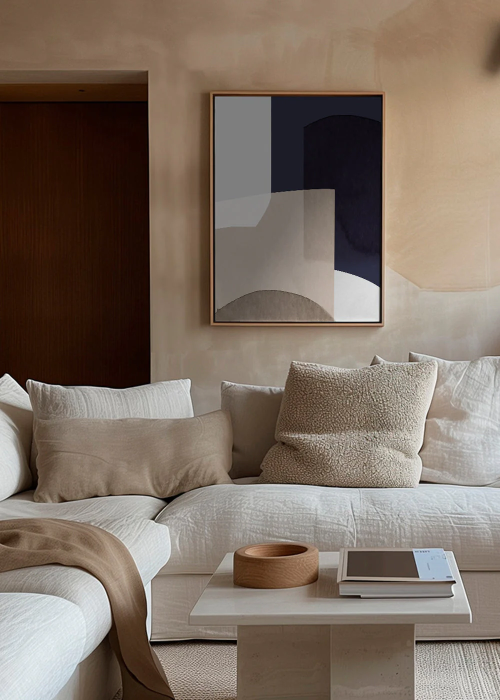
#> input picture dataset/train/images/017014_canvas_product1_5d11efe5-99f7-470f-bb06-cbc9a7ce7dcc.webp, 1000 x 1400 px (shown at 1/2 size)
$ python -i oval_cropper.py   (imports and definitions only)   (older library calls are emulated)
#> lines starting #> are read from the running program, lines starting #| are printed output that depends on the picture; after the words box and inside, x2 and y2 are one past the last pixel; in counts of white or black regions, pixels touching at a corner belong together
### scripts/shape_classifier.py
#!/usr/bin/env python3
"""
shape_classifier.py
────────────────────
Determines whether a detected painting region is rectangular or oval/circular.

Pure OpenCV — no ML model needed.  Uses the geometric "extent" ratio
(contour_area / min_area_rect_area) which is a stable physical property of
the shape:
  - Circle:    extent = π/4 ≈ 0.785  (constant regardless of size/angle)
  - Rectangle: extent → 1.0          (drops slightly when angled)

The key insight is that a true ellipse maintains extent ≈ 0.785 across a RANGE
of background-difference thresholds, whereas a rectangle only grazes that value
at one incidental threshold.  Requiring consistency across multiple thresholds
is what separates the two reliably.
"""

from __future__ import annotations

import cv2
import numpy as np

from yolo_config import (
    OVAL_EXTENT_MIN,
    OVAL_EXTENT_MAX,
    OVAL_SOLIDITY_MIN,
    OVAL_MIN_VERTICES,
    OVAL_MIN_CONSISTENT,
    ROUND_THRESHOLDS,
)


# ──────────────────────────────────────────────────────────────────────────────
# Helpers
# ──────────────────────────────────────────────────────────────────────────────

def _sample_corners(img_bgr: np.ndarray, border_px: int) -> np.ndarray:
    """Median BGR colour of the four corner patches."""
    b = border_px
    corners = [
        img_bgr[:b, :b],
        img_bgr[:b, -b:],
        img_bgr[-b:, :b],
        img_bgr[-b:, -b:],
    ]
    pixels = np.vstack([c.reshape(-1, 3) for c in corners]).astype(float)
    return np.median(pixels, axis=0)


def _round_shape_candidates(img_bgr: np.ndarray) -> list[dict]:
    """
    Scan across multiple background-difference thresholds and collect
    candidate contours that have ellipse-like extent, high solidity, and
    enough vertices to be non-rectangular.

    Returns a list of dicts with keys: t, contour, area, frac, extent,
    solidity, nverts.
    """
    h, w = img_bgr.shape[:2]
    b = max(15, int(min(h, w) * 0.03))
    bg = _sample_corners(img_bgr, b)
    diff = np.abs(img_bgr.astype(float) - bg).mean(axis=2)
    kernel = cv2.getStructuringElement(cv2.MORPH_ELLIPSE, (15, 15))

    candidates: list[dict] = []
    for t in ROUND_THRESHOLDS:
        mask = (diff > t).astype(np.uint8) * 255
        mask = cv2.morphologyEx(mask, cv2.MORPH_CLOSE, kernel)
        mask = cv2.morphologyEx(mask, cv2.MORPH_OPEN, kernel)
        contours, _ = cv2.findContours(
            mask, cv2.RETR_EXTERNAL, cv2.CHAIN_APPROX_SIMPLE
        )
        if not contours:
            continue
        c = max(contours, key=cv2.contourArea)
        area = cv2.contourArea(c)
        frac = area / (h * w)
        if not (0.10 < frac < 0.97) or len(c) < 5:
            continue

        rect = cv2.minAreaRect(c)
        rw, rh = rect[1]
        rect_area = rw * rh
        if rect_area <= 0:
            continue

        extent = area / rect_area
        hull = cv2.convexHull(c)
        hull_area = cv2.contourArea(hull)
        solidity = area / hull_area if hull_area > 0 else 0
        peri = cv2.arcLength(c, True)
        approx = cv2.approxPolyDP(c, 0.02 * peri, True)
        candidates.append({
            "t": t,
            "contour": c,
            "area": area,
            "frac": frac,
            "extent": extent,
            "solidity": solidity,
            "nverts": len(approx),
        })

    return candidates


# ──────────────────────────────────────────────────────────────────────────────
# Public API
# ──────────────────────────────────────────────────────────────────────────────

def detect_round_shape(img_bgr: np.ndarray) -> dict | None:
    """
    Return the best-matching oval/circular candidate dict, or None if the
    painting looks rectangular.

    The candidate dict contains keys: t, contour, area, frac, extent,
    solidity, nverts.
    """
    candidates = _round_shape_candidates(img_bgr)
    if not candidates:
        return None

    # Filter for candidates that have ellipse-like geometry.
    round_like = [
        c for c in candidates
        if OVAL_EXTENT_MIN < c["extent"] < OVAL_EXTENT_MAX
        and c["solidity"] > OVAL_SOLIDITY_MIN
        and c["nverts"] > OVAL_MIN_VERTICES
    ]

    # Require consistency: enough thresholds must agree.
    if len(round_like) < max(OVAL_MIN_CONSISTENT, len(candidates) // 3):
        return None

    # Pick the most representative: closest to the median frac among round-like
    # hits (avoids threshold-noise outliers).
    fracs = sorted(c["frac"] for c in round_like)
    median_frac = fracs[len(fracs) // 2]
    return min(round_like, key=lambda c: abs(c["frac"] - median_frac))


# [14 lines left out: function classify_shape, not called in this run]

### scripts/oval_cropper.py
#!/usr/bin/env python3
"""
oval_cropper.py
────────────────
Specialized handling for oval/circular paintings.

After YOLO detects the painting region and the shape classifier identifies
it as oval/circular, this module:

  1. Fits a coarse ellipse to the detected foreground contour
  2. Refines the ellipse using radial gradient search + RANSAC robust fitting
  3. Computes the precise axis-aligned bounding box from ellipse geometry
  4. Optionally generates an alpha mask for transparent-background output

The ellipse fitting code is extracted from the existing artwork_cropper.py
(lines 100–354) — it's well-engineered and handles edge cases like:
  - Fading canvas edges against near-white backgrounds
  - Hanging wire shadows that contaminate the contour at one spot
  - Slight camera angle distortion

The RANSAC refit is critical: it lets the majority of clean edge points
outvote the handful of contaminated ones (shadow, wire, wall mark).
"""

from __future__ import annotations

from typing import Optional

import cv2
import numpy as np

from shape_classifier import detect_round_shape, _sample_corners
from yolo_config import ROUND_THRESHOLDS


# ──────────────────────────────────────────────────────────────────────────────
# Ellipse geometry
# ──────────────────────────────────────────────────────────────────────────────

# [168 lines left out: functions ellipse_aabb, _point_ellipse_dist, _radial_edge_points, _ransac_ellipse_fit, refine_ellipse, _ellipse_alpha_mask, not called in this run]


# ──────────────────────────────────────────────────────────────────────────────
# Public API
# ──────────────────────────────────────────────────────────────────────────────

def crop_oval(
    img_bgr: np.ndarray,
    padding_pct: float = 3.0,
    cutout: bool = False,
) -> np.ndarray:
    """
    Crop an oval/circular painting from its background.

    Fits an ellipse to the detected boundary and derives the exact axis-aligned
    bounding box from the ellipse geometry — stays accurate even where the canvas
    edge fades into a near-white background.

    Args:
        img_bgr:     Full image in BGR.
        padding_pct: Padding around the ellipse bbox (percentage).
        cutout:      If True, return BGRA image with transparent background
                     outside the ellipse.  Requires saving as PNG.

    Returns:
        Cropped image (BGR or BGRA if cutout=True).
    """
    h, w = img_bgr.shape[:2]
    cand = detect_round_shape(img_bgr)

    if cand is None:
        print("  [oval] No oval shape detected — returning input region.")
        return img_bgr

    # Fit coarse ellipse to the detected contour
    coarse_ellipse = cv2.fitEllipse(cand["contour"])

    # Refine with radial gradient search + RANSAC
    gray = cv2.cvtColor(img_bgr, cv2.COLOR_BGR2GRAY)
    ellipse = refine_ellipse(gray, coarse_ellipse)

    # Compute precise AABB from ellipse geometry
    bbox = ellipse_aabb(ellipse, h, w)
    if bbox is None:
        print("  [oval] Degenerate ellipse bbox — returning input region.")
        return img_bgr

    x1, y1, x2, y2 = bbox
    print(
        f"  [oval] t={cand['t']} extent={cand['extent']:.3f} "
        f"frac={cand['frac']:.0%} ellipse=({x2 - x1}×{y2 - y1}) "
        f"angle={ellipse[2]:.0f}°"
    )

    # Add padding
    if padding_pct > 0:
        pw = int((x2 - x1) * padding_pct / 100)
        ph = int((y2 - y1) * padding_pct / 100)
        x1 = max(0, x1 - pw)
        y1 = max(0, y1 - ph)
        x2 = min(w, x2 + pw)
        y2 = min(h, y2 + ph)

    crop = img_bgr[y1:y2, x1:x2]

    if not cutout:
        return crop

    # Transparent background mode
    mask = _ellipse_alpha_mask(crop.shape[:2], ellipse, x1, y1)
    b, g, r = cv2.split(crop)
    return cv2.merge([b, g, r, mask])

>>> import cv2
>>> picture = cv2.imread('../dataset/train/images/017014_canvas_product1_5d11efe5-99f7-470f-bb06-cbc9a7ce7dcc.webp')
#> picture is the input picture: shape (1400, 1000, 3); mean B, G, R 99.9, 112.1, 126.8
>>> result = crop_oval(picture)
#> in _round_shape_candidates, `bg = _sample_corners(img_bgr, b)`: bg = [103, 128, 157]
#> in _round_shape_candidates, `diff = np.abs(img_bgr.astype(float) - bg).mean(axis=2)`:
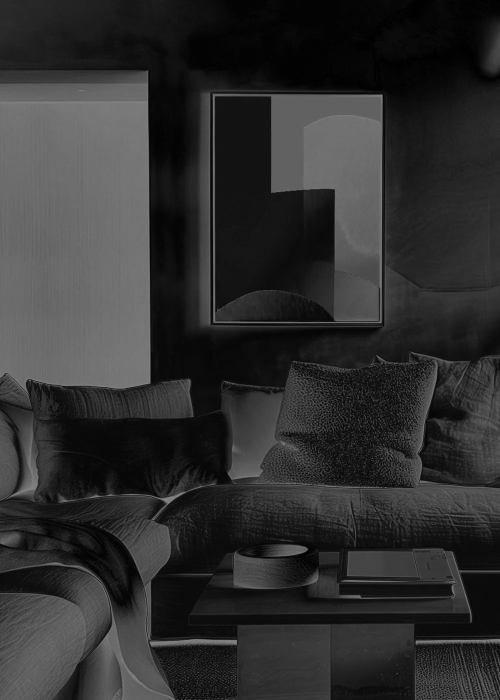
#> diff: shape (1400, 1000) float64 (shown at 1/2 size); min 0.667, max 129.3, mean 47.7
#> the loop in _round_shape_candidates, `for t in ROUND_THRESHOLDS:` made 10 passes
#> (area, frac, rect, rw, rect_area, extent, hull_area, solidity) on passes 1 to 7: (1326557, 0.948, ((499.5, 699.5), (1399, 999), -90), 1399, 1397601, 0.949, 1396089, 0.95), (1308069, 0.934, ((499.5, 699.5), (1399, 999), -90), 1399, 1397600.6, 0.936, 1389990.5, 0.941), (1302765, 0.931, ((499.5, 699.5), (1399, 999), -90), 1399, 1397601, 0.932, 1388577, 0.938), (1297665.5, 0.927, ((499.5, 699.5), (1399, 999), -90), 1399, 1397601, 0.928, 1388229, 0.935), (1262411.5, 0.902, ((499.5, 699.5), (1399, 999), -90), 1399, 1397601, 0.903, 1387384, 0.91), (1243503, 0.888, ((499.5, 699.5), (1399, 999), -90), 1399, 1397601, 0.89, 1345246.5, 0.924), (1133114, 0.809, ((499.5, 699.5), (1399, 999), -90), 1399, 1397601, 0.811, 1344177, 0.843)
#> pass 1, in _round_shape_candidates, `mask = (diff > t).astype(np.uint8) * 255`:
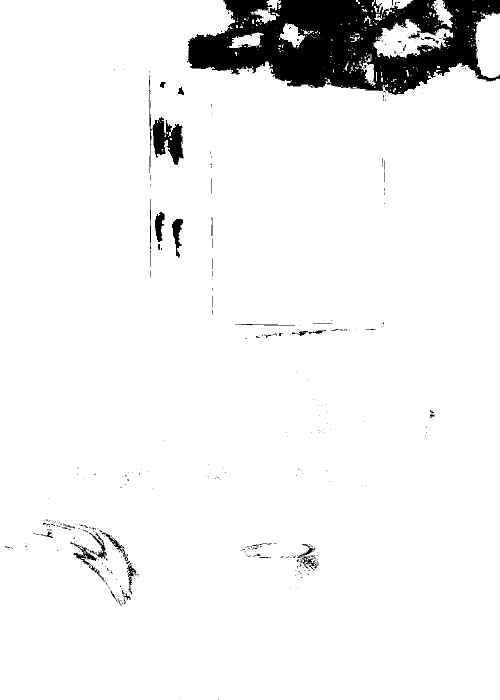
#> mask: shape (1400, 1000) (shown at 1/2 size); 94.1% white; 385 black regions (334 under 20 px), largest, box (x1, y1, x2, y2) and area: (374, 0, 1000, 190) 71698, (298, 150, 367, 346) 3765, (344, 438, 366, 515) 829
#> pass 1, in _round_shape_candidates, `mask = cv2.morphologyEx(mask, cv2.MORPH_CLOSE, kernel)`:
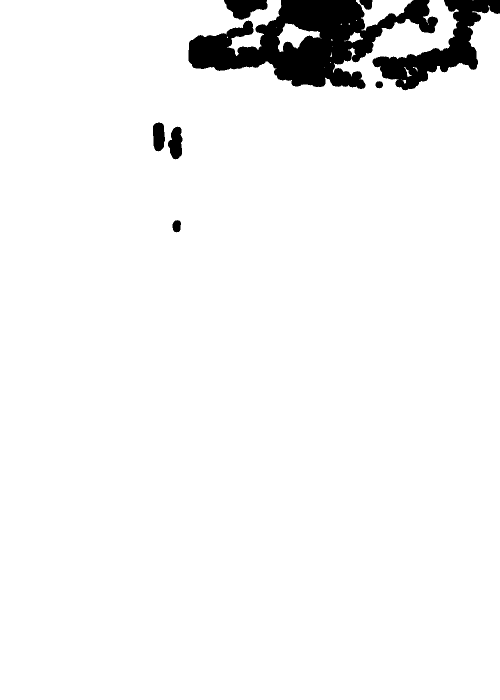
#> mask: shape (1400, 1000) (shown at 1/2 size); 95.5% white; 8 black regions, largest, box (x1, y1, x2, y2) and area: (377, 0, 876, 178) 42086, (745, 0, 1000, 181) 14702, (448, 0, 535, 40) 2243
#> pass 1, in _round_shape_candidates, `mask = cv2.morphologyEx(mask, cv2.MORPH_OPEN, kernel)`:
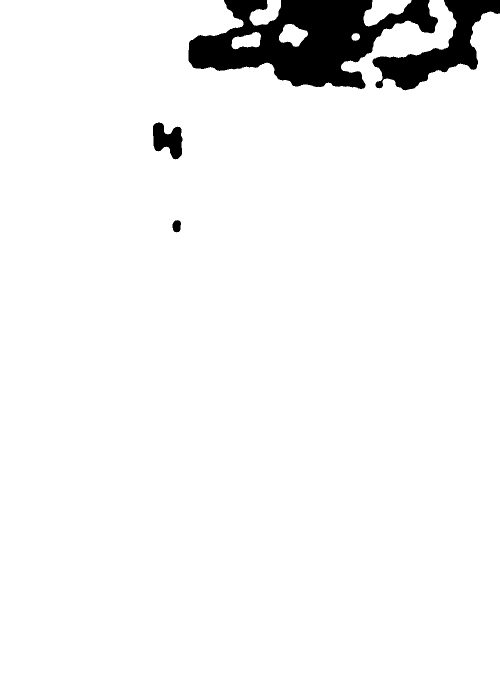
#> mask: shape (1400, 1000) (shown at 1/2 size); 95.3% white; 4 black regions, box (x1, y1, x2, y2) and area: (377, 0, 876, 178) 46812, (745, 0, 1000, 181) 15558, (306, 245, 365, 319) 2794, (345, 440, 362, 465) 332
#> pass 2, in _round_shape_candidates, `mask = (diff > t).astype(np.uint8) * 255`:
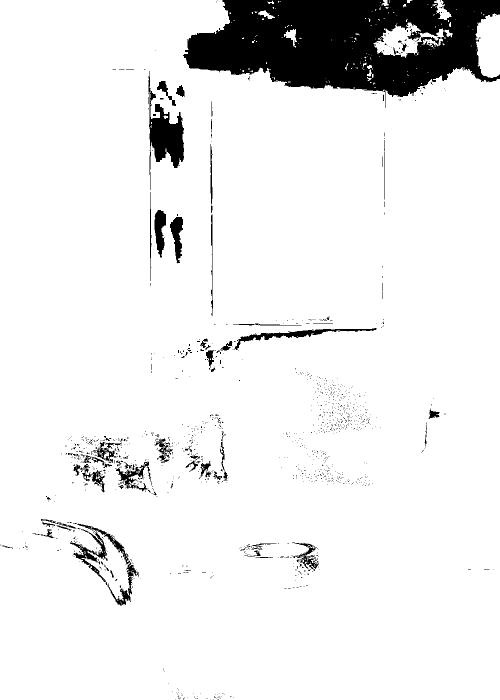
#> mask: shape (1400, 1000) (shown at 1/2 size); 92% white; 1238 black regions (1163 under 20 px), largest, box (x1, y1, x2, y2) and area: (366, 0, 1000, 216) 83986, (297, 142, 368, 380) 6055, (140, 1047, 278, 1211) 3548
#> after the loop in _round_shape_candidates, `for t in ROUND_THRESHOLDS:`:
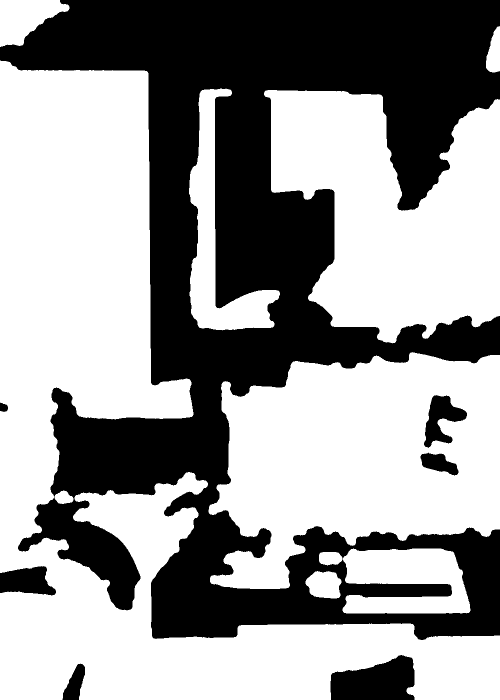
#> mask: shape (1400, 1000) (shown at 1/2 size); 59.6% white; 7 black regions, largest, box (x1, y1, x2, y2) and area: (0, 0, 1000, 1280) 541276, (661, 1310, 829, 1400) 11354, (0, 1132, 112, 1191) 4685
#> after the loop in _round_shape_candidates, `for t in ROUND_THRESHOLDS:`: candidates = 10 items
#> in detect_round_shape, `round_like = [ c for c in candidates if OVAL_EXTENT_MIN < c["extent"] ..`: round_like = []

$ run again, on dataset/train/images/Jolene_miljoe.webp
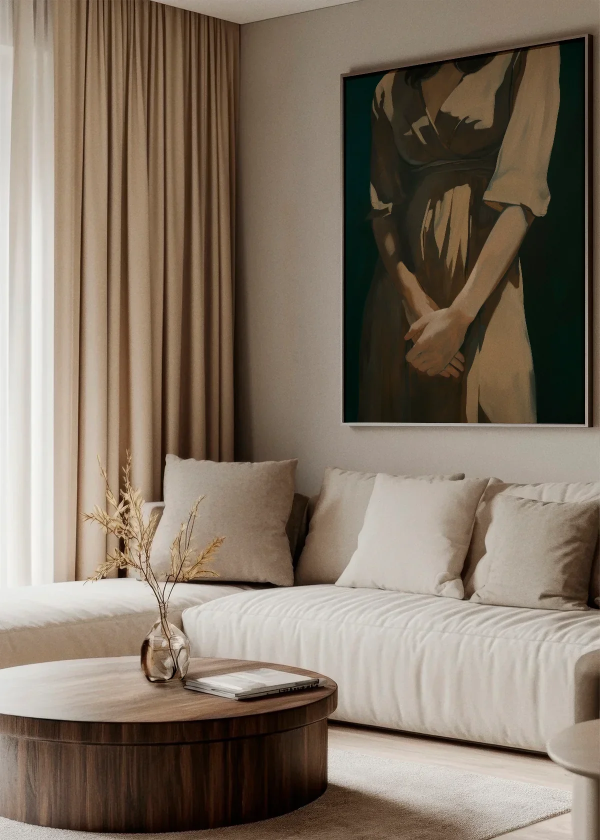
#> input picture dataset/train/images/Jolene_miljoe.webp, 1200 x 1680 px (shown at 1/2 size)
#> picture is the input picture: shape (1680, 1200, 3); mean B, G, R 101, 116, 129.8
#> bg = [129, 144, 157]
#> the loop in _round_shape_candidates, `for t in ROUND_THRESHOLDS:` made 10 passes
#> (area, frac) on passes 1 to 6: (2011147, 0.998), (2008556, 0.996), (2006131.5, 0.995), (2000071.5, 0.992), (1980499.5, 0.982), (1971536, 0.978)
#> pass 1, in _round_shape_candidates, `mask = cv2.morphologyEx(mask, cv2.MORPH_CLOSE, kernel)`:
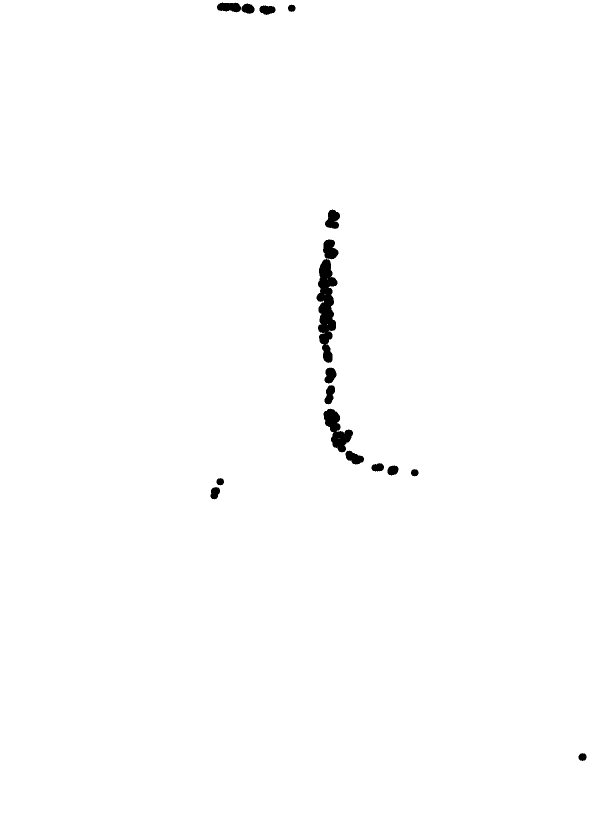
#> mask: shape (1680, 1200) (shown at 1/2 size); 99.3% white; 17 black regions, largest, box (x1, y1, x2, y2) and area: (633, 518, 675, 726) 5016, (647, 817, 706, 905) 2403, (646, 479, 677, 519) 888
#> after the loop in _round_shape_candidates, `for t in ROUND_THRESHOLDS:`:
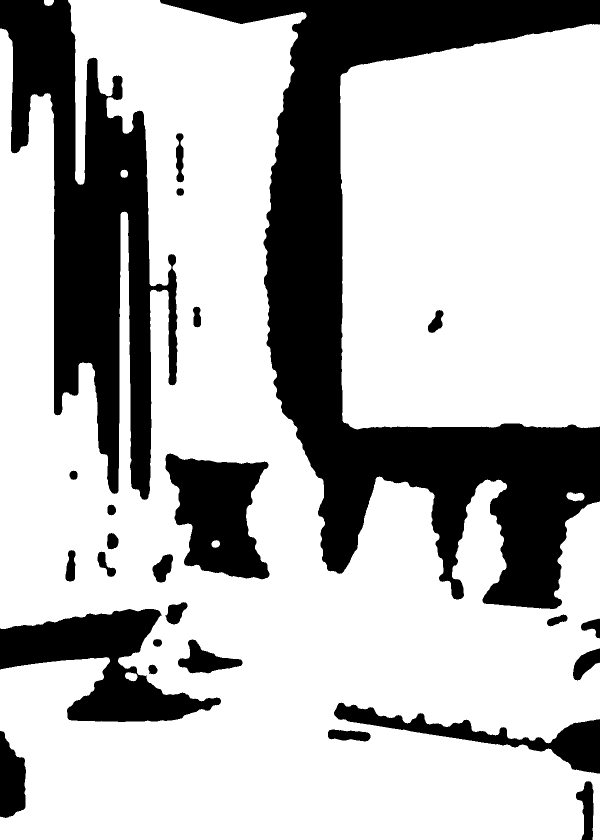
#> mask: shape (1680, 1200) (shown at 1/2 size); 72.1% white; 25 black regions, largest, box (x1, y1, x2, y2) and area: (320, 0, 1200, 1218) 292244, (0, 0, 355, 1000) 147758, (0, 1218, 442, 1444) 44392
#> after the loop in _round_shape_candidates, `for t in ROUND_THRESHOLDS:`: candidates = 4 items
#> round_like = []
